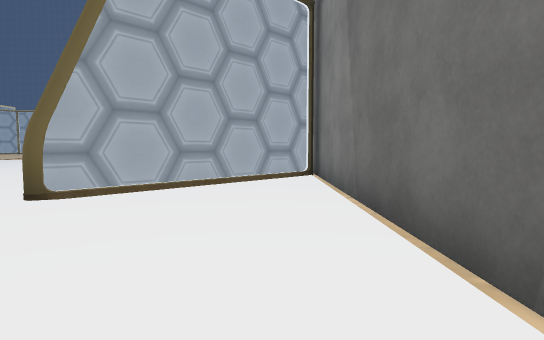
view 1 (above)

23 first-person views from a walk through a scene from a Unity 3-D project. The camera is 1.2 m above the floor, tilts 4° down and sees 80° across. The floor is counted in squares, 2 m on a side. Each view is taken from the middle of a square. On the plan, view 1 faces up. The plan holds only what a view shows up to about 10 squares ahead; the rest is blank. The place goes on beyond the plan. Some surface patterns are stand-ins.

view 2
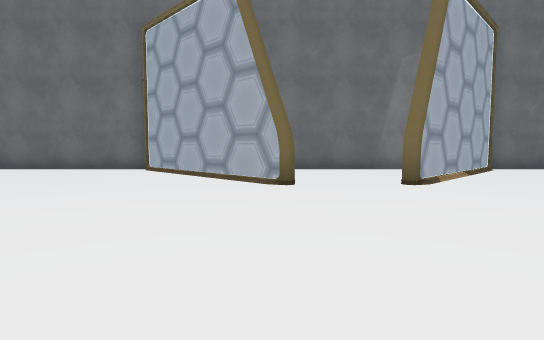

view 3
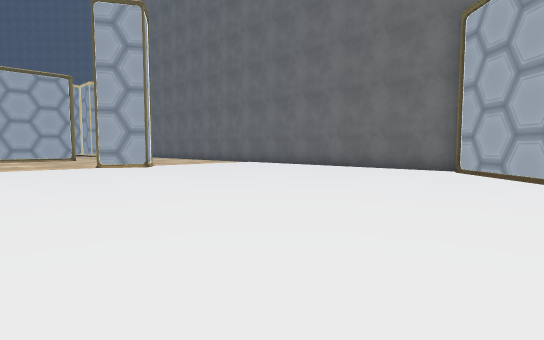

view 4
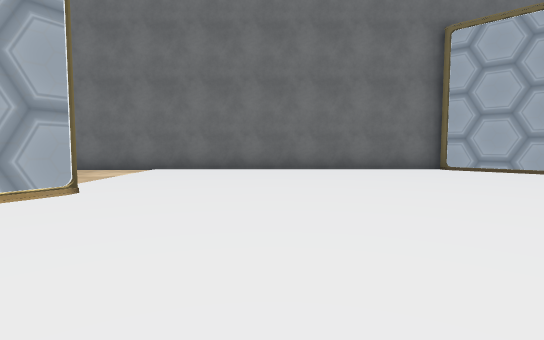

view 5
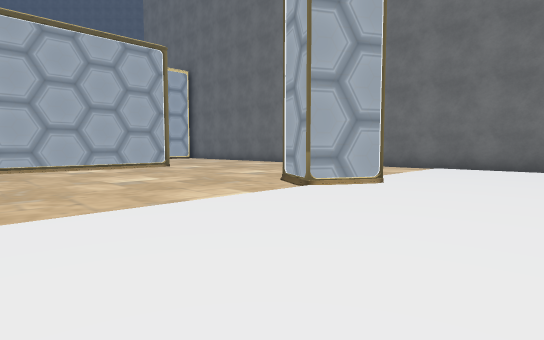

view 6
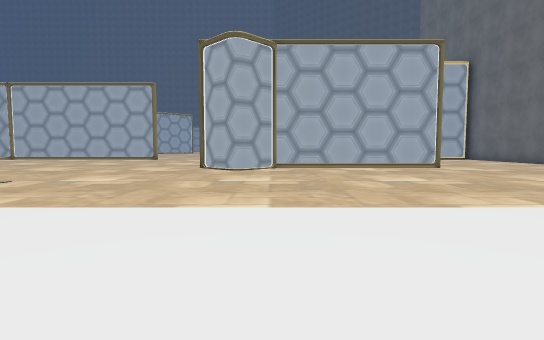

view 7
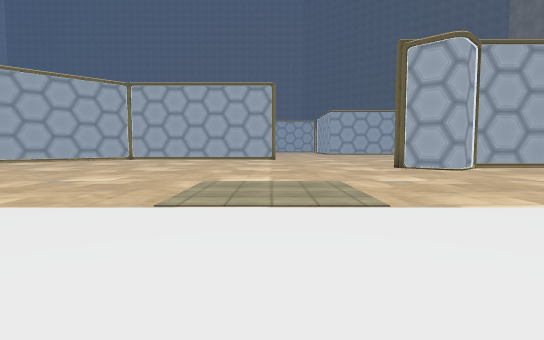

view 8
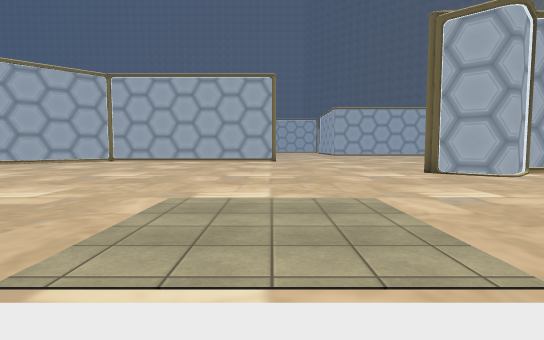

view 9
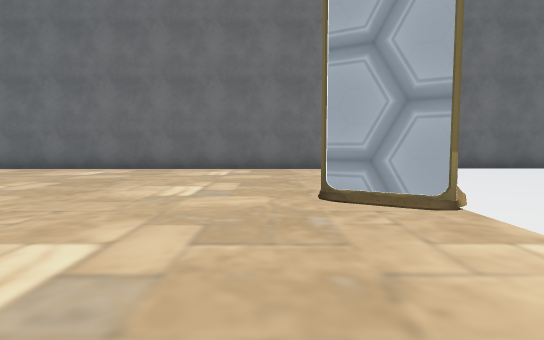

view 10
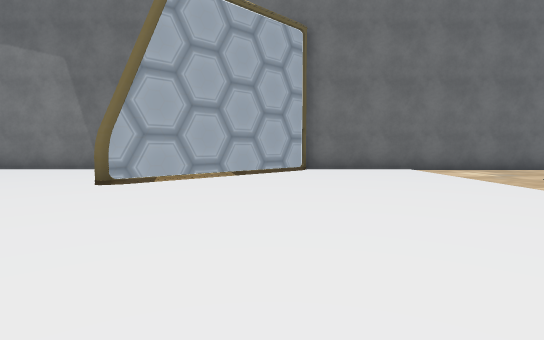

view 11
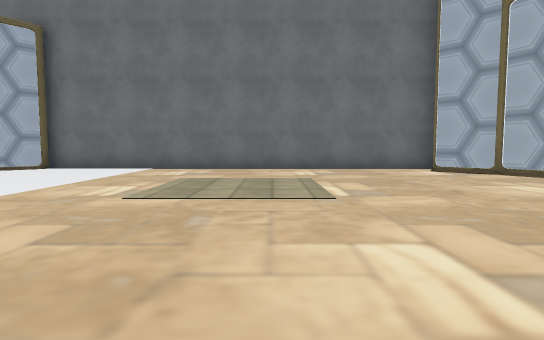

view 12
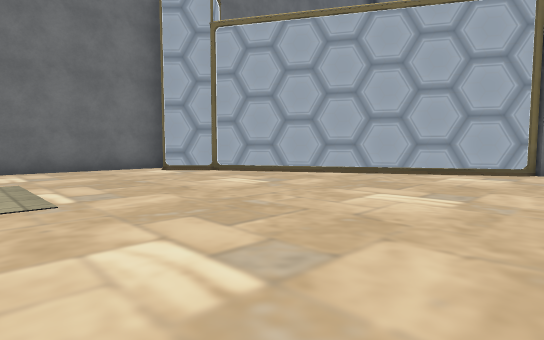

view 13
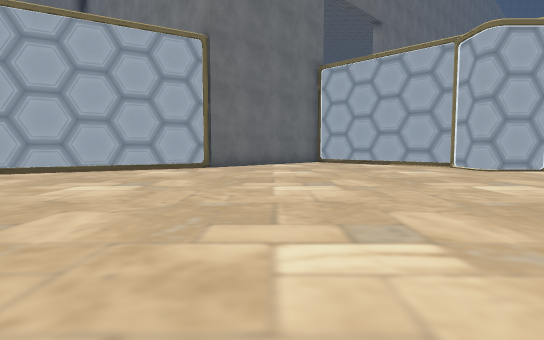

view 14
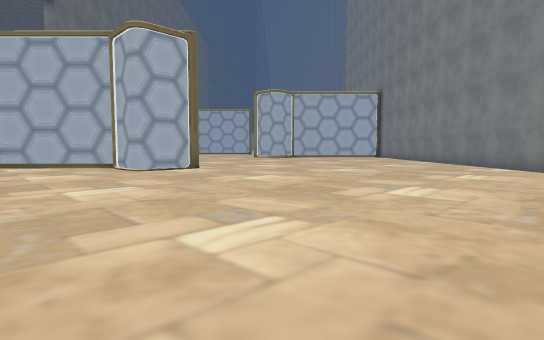

view 15
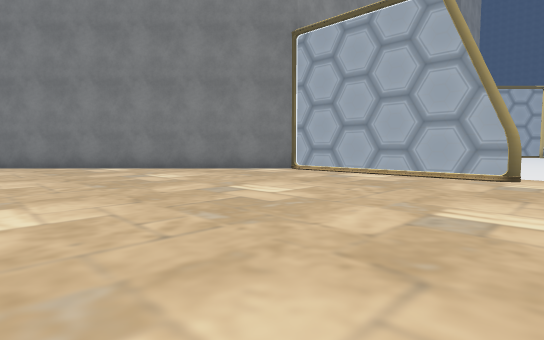

view 16
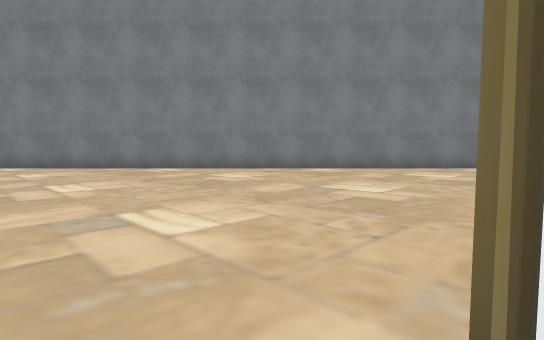

view 17
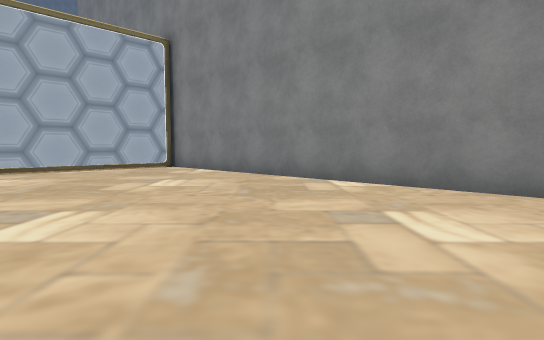

view 18
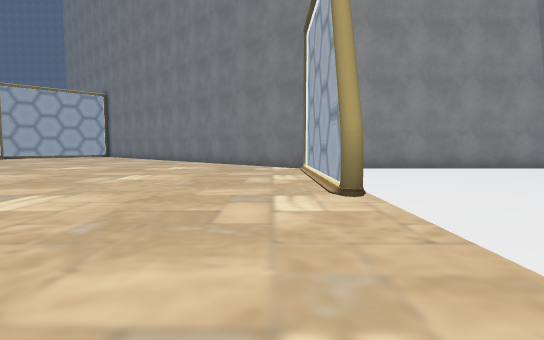

view 19
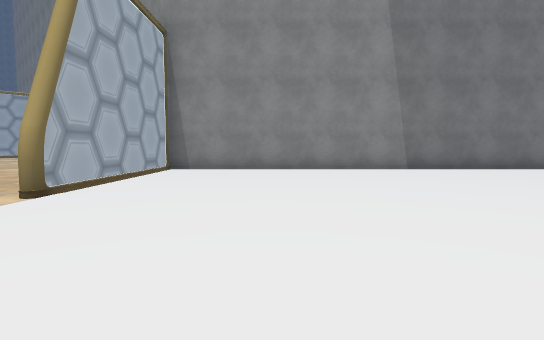

view 20
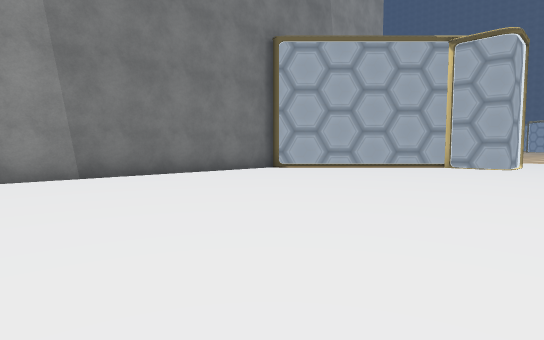

view 21
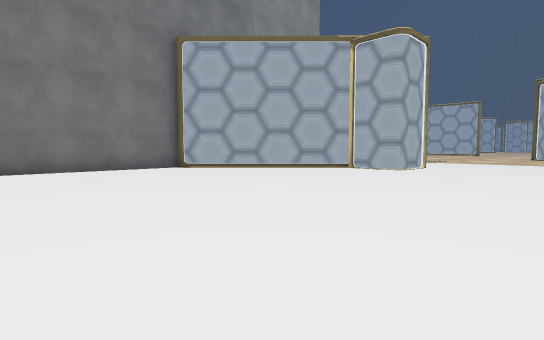

view 22
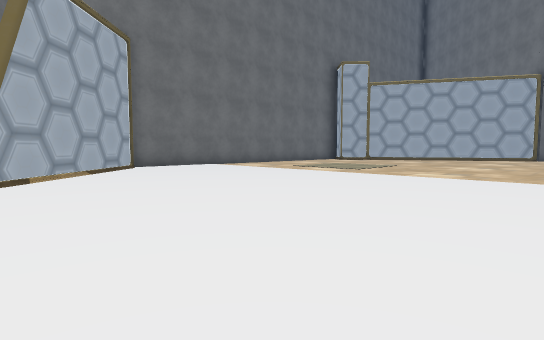

view 23
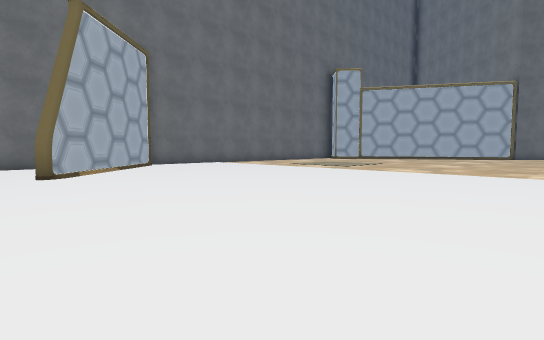

### Floor plan
Key: @ floor where view 1 was taken; # wall or solid block; . floor; = window, fence, low wall or low ledge; O other object.
Columns run from 29 left of view 1 to 1 right of it. Each row starts with its distance up from view 1.
 24        ............          .#
 23        ............         ..#
 22        ...........= ======....#
 21        ............=..........#
 20        .......................#
 19         ......................#
 18          .....................#
 17           ....................#
 16           ...............=....#
 15            ..............=....#
 14             ..................#
 13              .................#
 12               . =.............#
 11                ==...  ........#
 10               =#.... .........#
  9              ==..... .........#
  8            #==...... .........#
  7            =..................=
  6            #................==#
  5            #...............==.#
  4            #..............==..#
  3            #..................#
  2            #..................#
  1            #..............==..#
  0            #...............==@#
 -1            #................==#
 -2            #..................#
 -3            #..................#
 -4            #..................#
 -5           ##====#.............#
 -6          ##...................#
 -7         ##....................#
 -8        ##.....................#
 -9       ##......................#
-10      ##.......................#
-11     ##........................#
-12    ##........................=#
-13   ##........................=##
-14  ##.......................OO
-15 ##...........==..........OO
-16 #.............=........OO
-17 ==.....       #=.....##

Where each view was taken, in squares from view 1:
view 1: 0 up, 0 right, facing up
view 2: 4 up, 8 left, facing right
view 3: 5 up, 8 left, facing up-right
view 4: 12 up, 8 left, facing right
view 5: 12 up, 9 left, facing up-right
view 6: 12 up, 9 left, facing up
view 7: 12 up, 15 left, facing up
view 8: 14 up, 15 left, facing up
view 9: 17 up, 8 left, facing right
view 10: 1 down, 8 left, facing right
view 11: 8 down, 8 left, facing right
view 12: 8 down, 8 left, facing down-right
view 13: 7 down, 9 left, facing down
view 14: 7 down, 11 left, facing down-left
view 15: 12 down, 12 left, facing up-left
view 16: 16 down, 16 left, facing up-left
view 17: 13 down, 19 left, facing left
view 18: 6 down, 9 left, facing left
view 19: 2 down, 9 left, facing left
view 20: 0 up, 11 left, facing up-left
view 21: 2 up, 9 left, facing up-left
view 22: 2 up, 9 left, facing down-right
view 23: 3 up, 10 left, facing down-right
